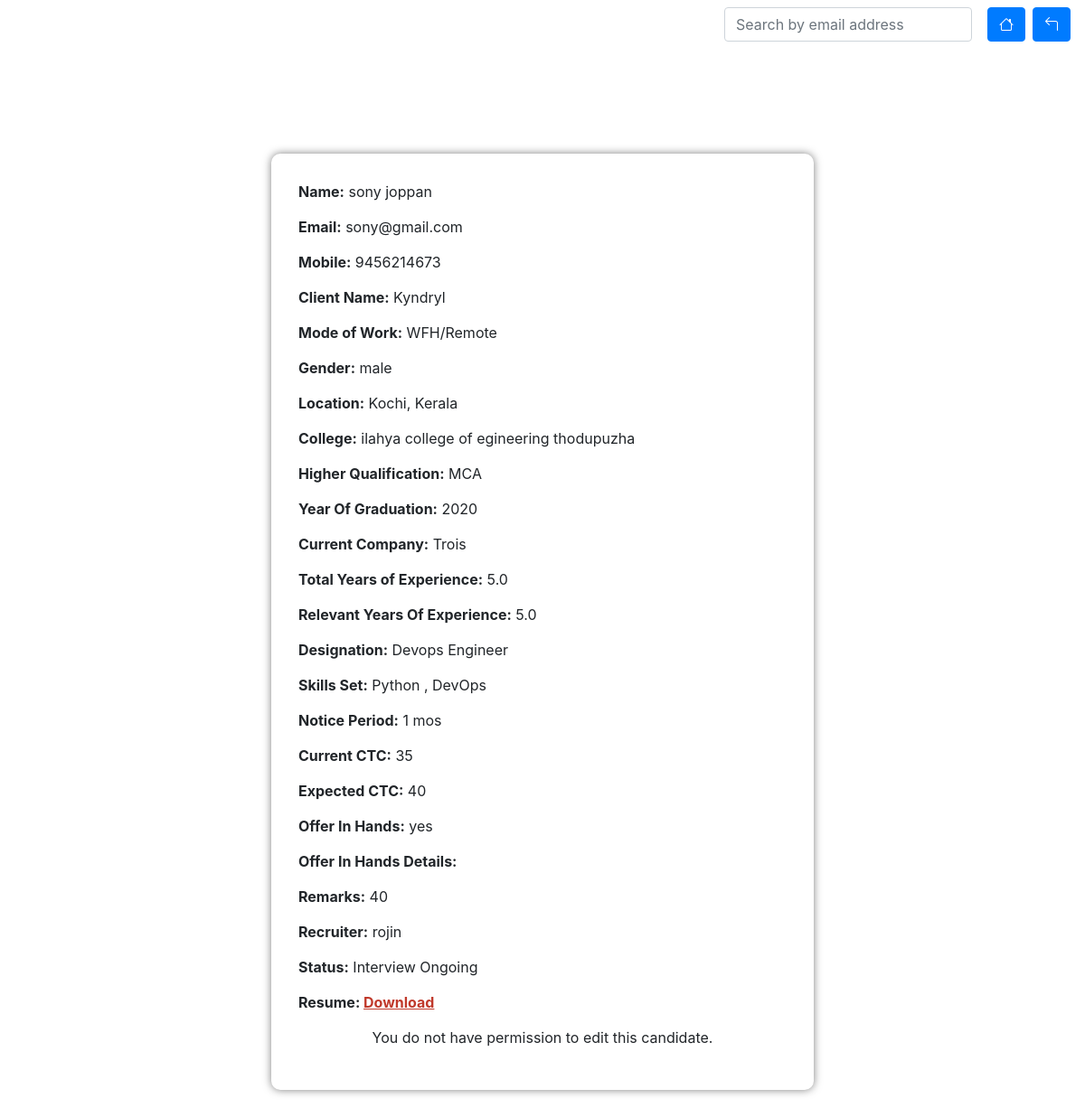
Before: /detail/2/ with the older database file.
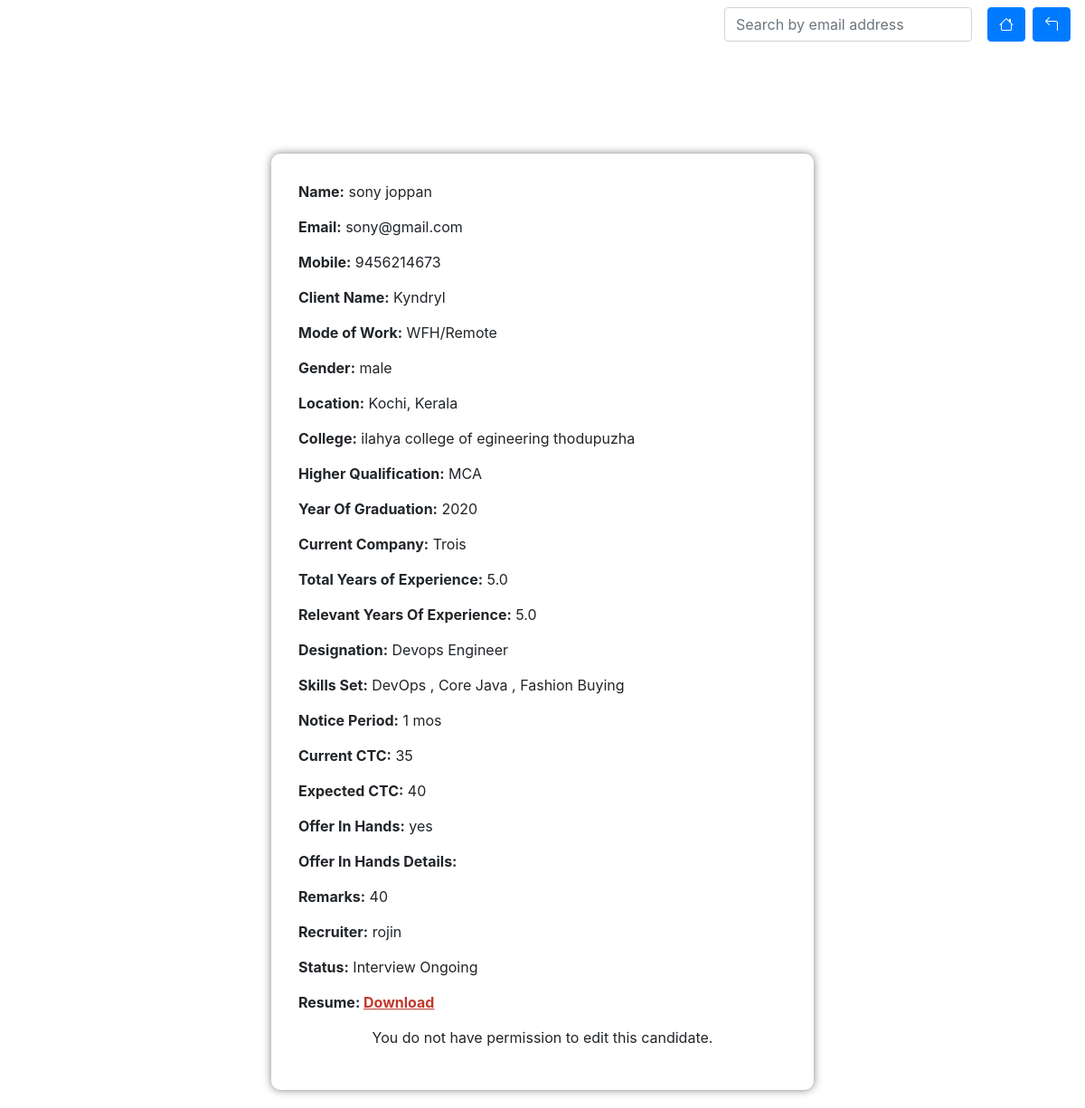
After: the same page with the newer database file.
### candidate_app/models.py (models this page shows, shortened)
class Skill(models.Model):
    user = models.ForeignKey(CustomUser, on_delete=models.CASCADE)
    name = models.CharField(max_length=50)

### candidate_app/views.py (the view)
# urls.py: path('detail/<int:pk>/',Detailcandidate.as_view(),name='detail'),   ## details of each candidate
class Detailcandidate(DetailView):
    model = Candidate
    context_object_name ='detail'
    template_name = 'detail_candidate.html'

### templates/detail_candidate.html (shortened to what the changed rows need)
<!DOCTYPE html>
<html lang="en">
<head>
    <link rel="stylesheet" href="https://cdnjs.cloudflare.com/ajax/libs/font-awesome/6.0.0/css/all.min.css" />
</head>
<body>
    {% block content %}
    {% include 'navbar.html' %}
    <br>
    <br>
    <br>
    <br>
    <div class="container">
        <div class="submission-details">
            <div class="field">
                <span>Name:</span> {{detail.first_name}} {{detail.last_name}}
            </div>
            <div class="field">
                <span>Email:</span> {{detail.email}}
            </div>
            <div class="field">
                <span>Mobile:</span> {{detail.phone}}
            </div>
            <div class="field">
                <span>Client Name:</span> {{detail.client_name}}
            </div>
            <div class="field">
                <span>Mode of Work:</span> {{detail.mode_of_work}}
            </div>
            <div class="field">
                <span>Gender:</span> {{detail.gender }}
            </div>
            <div class="field">
                <span>Location:</span> {{detail.location }}
            </div>
            <div class="field">
                <span>College:</span> {{detail.college}}
            </div>
            <div class="field">
                <span>Higher Qualification:</span> {{detail.qualification }}
            </div>
            <div class="field">
                <span>Year Of Graduation:</span> {{detail.graduation_year }}
            </div>
            <div class="field">
                <span>Current Company:</span> {{detail.current_company}}
            </div>
            <div class="field">
                <span>Total Years of Experience:</span> {{detail.experience}}
            </div>
            <div class="field">
                <span>Relevant Years Of Experience:</span> {{detail.relevent_experience}}
            </div>
            <div class="field">
                <span>Designation:</span> {{detail.designation}}
            </div>
            <div class="field">
                <span>Skills Set:</span>
                {% for skill in detail.skills.all %}
                {{ skill.name }}
                {% if not forloop.last %}, {% endif %}
            {% endfor %}
            </div>
            <div class="field">
                <span>Notice Period:</span> {{detail.notice_period }}
            </div>
            <div class="field">
                <span>Current CTC:</span> {{detail.current_ctc}}
            </div>
            <div class="field">
                <span>Expected CTC:</span> {{detail.expected_ctc}}
            </div>
            <div class="field">
                <span>Offer In Hands:</span> {{detail.offer_in_hands}}
            </div>
            <div class="field">
                <span>Offer In Hands Details:</span> {{detail.offer_details}}
            </div>
            <div class="field">
                <span>Remarks:</span> {{detail.remarks}}
            </div>
            {% if request.user == detail.user %}
            <div class="field">
            <span>Recruiter:</span> {{request.user}}
        </div>
            {% else %}
            <div class="field">
                            <span>Recruiter:</span> {{detail.user}}
                        </div>
            {% endif %}
            <div class="field">
                {% if detail.status %}
                <span>Status:</span> {{detail.status}}
                {% else %}
                <span>Status:</span>  status not updated
            {% endif %}
            </div>
            <div class="field resume-link">
                <span>
                </span>
            </div>
<center>
    {% if request.user == detail.user %}
            <a href="{% url 'update' detail.id %}"><div class="button-edit">
                <button class="btn btn-outline-info">Edit &nbsp;<i class="bi bi-pencil"></i></button></div></a> </center>
                {% else %}
                <p class="not-allowed-message">You do not have permission to edit this candidate.</p>
                {% endif %}
        </div>
    </div>
    {% endblock %}
</body>
</html>

Changed rows visible on the page:
no longer on this page (row unchanged): Skill: name "Python"
shown differently, row unchanged: Skill "DevOps": now shows ","
added Skill: name "Core Java"
added Skill: name "Fashion Buying"
